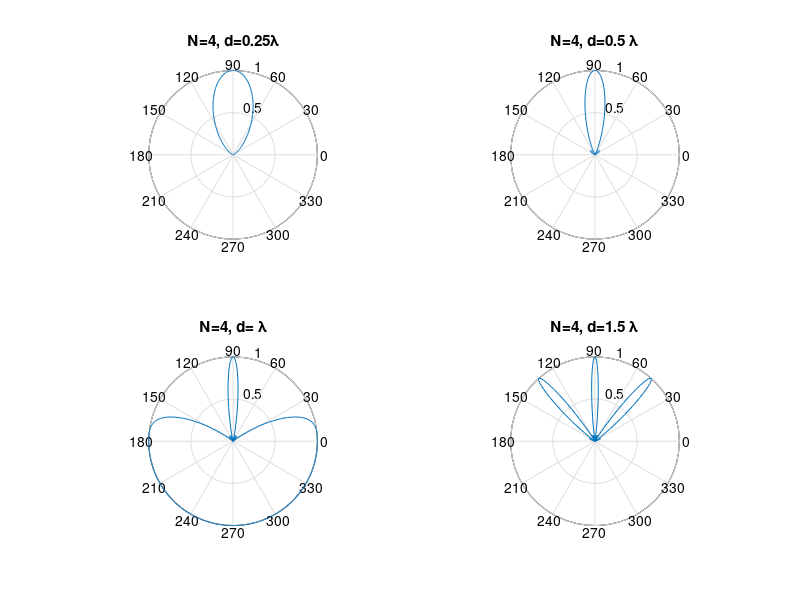
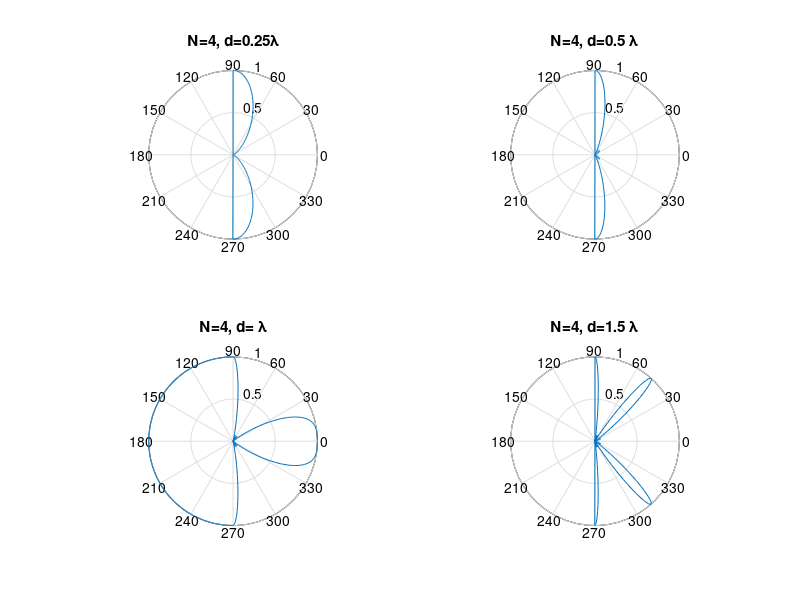
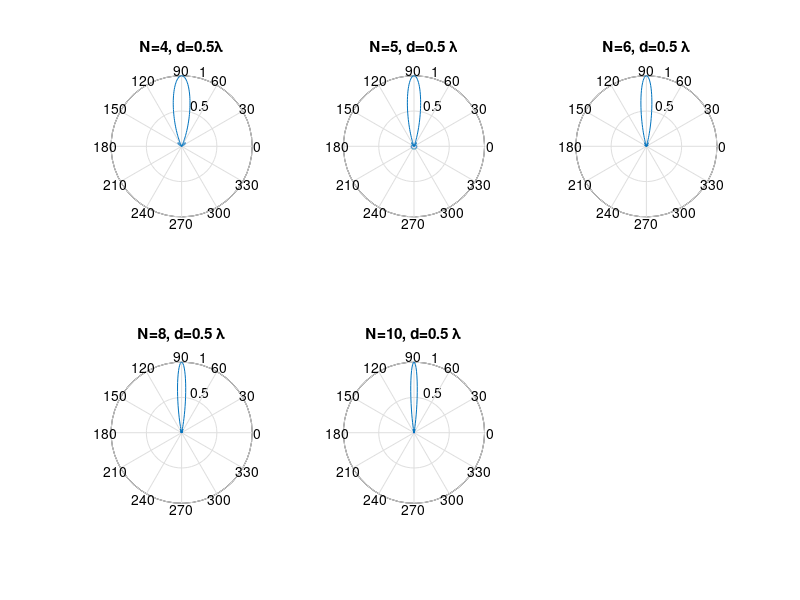
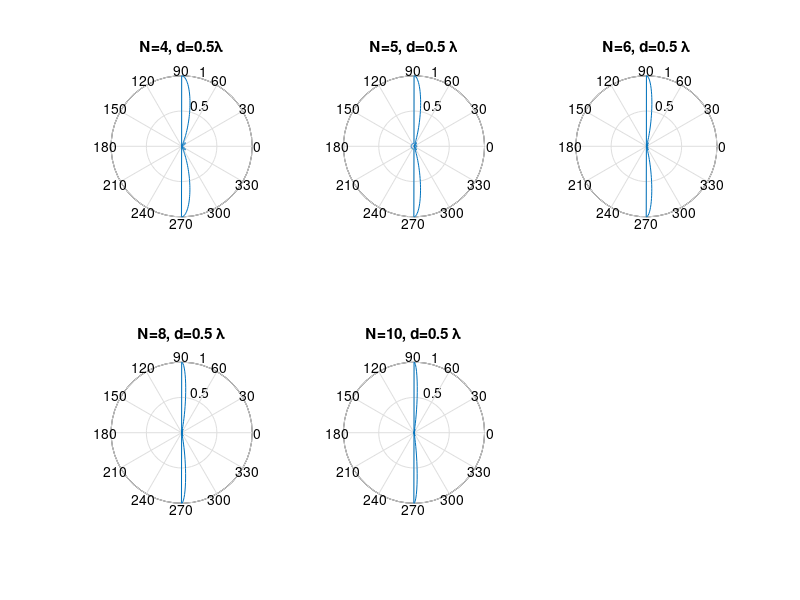

Here is the MATLAB script that generated these plots, in order: (Note: this script raises an error after producing the figures.)
%{
plot the radiation pattern of the following array types.

For each array, plot the following:
a) 4 source broadside array for d=0.25*L, 0.5*L, L, and 1.5*L
b) 4 source endfire array for d =0.25*L, 0.5*L, L, and 1.5*L
c) N source broadside array with d=0.5*: and N=4,5,6,8,10
d) N source endfire array with d=0.5*: and N=4,5,6,8,10
e) 4 source endfire array with d=0.5*L and for the phase differences of
-pi/5 through -2pi in pi/5 increments

%}

L = 1; % lamda
theta1 = 0:0.01:2*pi;

% anonomous functions 
F_an = @ (N, d, L, theta) ((sin( ((N * pi * d)/(L)).*cos(theta) ) ).^2 )./ (N^2 .* (sin( ((pi * d)/(L)).*cos(theta))).^2); 
y = @ (d,L,theta) ((2*pi*d)/L) .* cos(theta);
F_a = @ (N,d,L,theta) ((sin(((N*pi*d)/L).*cos(theta))).^2)./((sin(((pi*d)/L).*cos(theta))).^2);
theta_broadside = [0:0.01:pi, zeros(1,314)];
theta_endfire = [[0:0.01:pi/2, zeros(1,313)],3*pi/2:0.01:2*pi];
%%%%%%%%%%%%%%%%%%%%%%%%%%%%%%%%%%%%%%%%%%%%%%%%%%%%%%%%%%%%%%%
% a) 4 source broadside array for d=0.25*L, 0.5*L, L, and 1.5*L
N_a = 4; % N
d_a = [0.25 0.5 1 1.5] * L; % d
theta_a = pi / 2; % broadside direction 90 deg

y_a1 = y(d_a(1), L, theta_a);
F_a1 = F_a(N_a,d_a(1),L,theta1);
%F_an_A = (sin( ((N * pi .* d)./(2.*d)).*cos(theta) ) ).^2 ./ (N^2 .* (sin((pi .* d)./(2.*d))).^2); 

%plots for problem a
figure('Name','a) 4 source broadside array','NumberTitle','off');
subplot(2,2,1) 
polar(theta1, F_an(N_a,d_a(1),L,theta_broadside))
title('N=4, d=0.25\lambda')
subplot(2,2,2) 
polar(theta1, (F_an(N_a,d_a(2),L,theta_broadside))) 
title('N=4, d=0.5 \lambda')
subplot(2,2,3) 
polar(theta1, F_an(N_a,d_a(3),L,theta_broadside))
title('N=4, d= \lambda')
subplot(2,2,4) 
polar(theta1, F_an(N_a,d_a(4),L,theta_broadside))
title('N=4, d=1.5 \lambda')

%%%%%%%%%%%%%%%%%%%%%%%%%%%%%%%%%%%%%%%%%%%%%%%%%%%%%%%%%%%%%%
% b) 4 source endfire array for d =0.25*L, 0.5*L, L, and 1.5*L
N_b = 4;
d_b = [0.25 0.5 1 1.5] * L; 
theta_b = 0; % end-fire direction
%F_an_B = (sin( ((N * pi .* d)./(2.*d)).*cos(theta) ) ).^2 ./ (N^2 .* (sin((pi .* d)./(2.*d))).^2); 

%plots for problem b
figure('Name','b) 4 source end-fire array','NumberTitle','off');
subplot(2,2,1) 
polar(theta1, F_an(N_b,d_b(1),L,theta_endfire))
title('N=4, d=0.25\lambda')
subplot(2,2,2) 
polar(theta1, F_an(N_b,d_b(2),L,theta_endfire))
title('N=4, d=0.5 \lambda')
subplot(2,2,3) 
polar(theta1, F_an(N_b,d_b(3),L,theta_endfire))
title('N=4, d= \lambda')
subplot(2,2,4) 
polar(theta1, F_an(N_b,d_b(4),L,theta_endfire))
title('N=4, d=1.5 \lambda')

%%%%%%%%%%%%%%%%%%%%%%%%%%%%%%%%%%%%%%%%%%%%%%%%%%%%%%%%%%%%%
% c) N source broadside array with d=0.5*: and N=4,5,6,8,10
N_c = [4 5 6 8 10];
d_c = 0.5 * L;
theta_c = 90; % broadside direction
%F_an = (sin( ((N .* pi * d)./(2*d)).*cos(theta) ) ).^2 ./ (N.^2 .* (sin((pi * d)/(2*d)))^2); 

%plots for problem c
figure('Name','c) N source broadside array','NumberTitle','off');
subplot(2,3,1) 
polar(theta1, F_an(N_c(1),d_c,L,theta_broadside))
title('N=4, d=0.5\lambda')
subplot(2,3,2) 
polar(theta1, F_an(N_c(2),d_c,L,theta_broadside))
title('N=5, d=0.5 \lambda')
subplot(2,3,3) 
polar(theta1, F_an(N_c(3),d_c,L,theta_broadside))
title('N=6, d=0.5 \lambda')
subplot(2,3,4) 
polar(theta1, F_an(N_c(4),d_c,L,theta_broadside))
title('N=8, d=0.5 \lambda')
subplot(2,3,5) 
polar(theta1, F_an(N_c(5),d_c,L,theta_broadside))
title('N=10, d=0.5 \lambda')

%%%%%%%%%%%%%%%%%%%%%%%%%%%%%%%%%%%%%%%%%%%%%%%%%%%%%%%%%%%%%%%%%%%%%%%%%%
% d) N source endfire array with d=0.5*: and N=4,5,6,8,10
N_d = [4 5 6 8 10];
d_d = 0.5 * L;
theta_d = 0; % end-fire direction
%F_an = (sin( ((N .* pi * d)./(2*d)).*cos(theta) ) ).^2 ./ (N.^2 .* (sin((pi * d)/(2*d)))^2); 

%plots for problem d
figure('Name','d) N source end-fire array','NumberTitle','off');
subplot(2,3,1) 
polar(theta1, F_an(N_d(1),d_d,L,theta_endfire))
title('N=4, d=0.5\lambda')
subplot(2,3,2) 
polar(theta1, F_an(N_d(2),d_d,L,theta_endfire))
title('N=5, d=0.5 \lambda')
subplot(2,3,3) 
polar(theta1, F_an(N_d(3),d_d,L,theta_endfire))
title('N=6, d=0.5 \lambda')
subplot(2,3,4) 
polar(theta1, F_an(N_d(4),d_d,L,theta_endfire))
title('N=8, d=0.5 \lambda')
subplot(2,3,5) 
polar(theta1, F_an(N_d(5),d_d,L,theta_endfire))
title('N=10, d=0.5 \lambda')

%%%%%%%%%%%%%%%%%%%%%%%%%%%%%%%%%%%%%%%%%%%%%%%%%%%%%%%%%%%%%%%%%%%%%%%%%%
% e) 4 source endfire array with d=0.5*L and for the phase differences of
%    -pi/5 through -2pi in pi/5 increments
N_e = 4;
d_e = 0.5 * L;
theta_e = 0; % end-fire direction
phase_shift_e = -pi/5 : pi/5 : 2*pi;
%y = (pi.*(cos(theta)-cos(phase_shift)));
F_an_e = (sin( (N_e/2).* (2*pi*d_e/L).*(cos(theta_e)-cos(phase_shift_e)) )).^2 ./ (N^2 .* (sin(0.5.*(2*pi*d_e/L).*(cos(theta_e)-cos(phase_shift_e)))).^2); 

figure('Name','e) 4 source end-fire array with phase differences','NumberTitle','off');
subplot(1,2,1)
polar(theta1, F_an(N_b,d_e,L,theta1))
title('N=4, d=0.5\lambda')

%%%%%%%%%%%%%%%%%%%%%%%%%%%%%%%%%%%%%%%%%%%%%%%%%%%%%%%